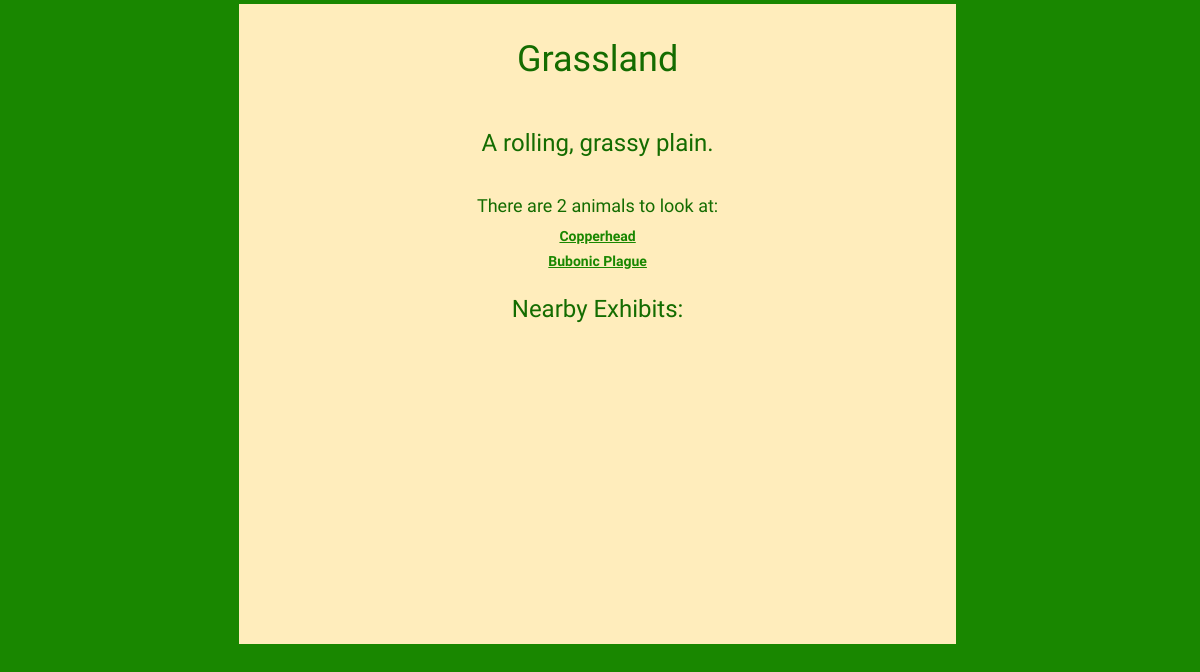
The page /applic/exhibit/1 on the database as committed earlier.
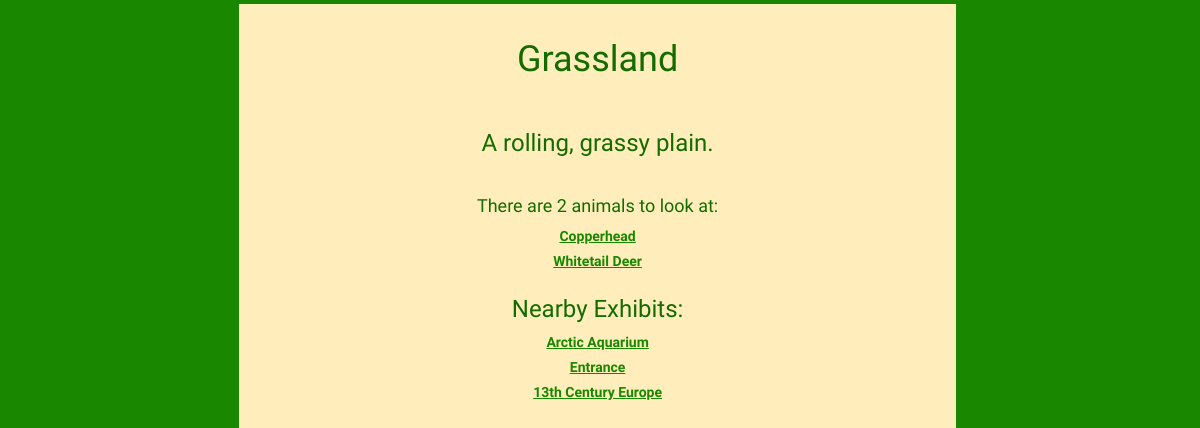
The same page on the database as committed later.
### applic/models.py (models this page shows, shortened)
class Exhibit(models.Model):
	EXIT = (
	("T", "Yes"),
	("F", "No"),
	)
	name = models.CharField(max_length=200, help_text="Enter the exhibit name", default="")
	description = models.CharField(max_length=200, help_text="Enter the exhibit description: ", default="")
	is_exit = models.CharField(max_length=1, choices=EXIT, blank=True, default='m', help_text="Is this exhibit an exit?")
	neighbors = models.ManyToManyField("self",help_text="Pick this exhibit's neighbors",blank=True)
	animals = models.ManyToManyField(Animal, help_text="Add animals to this exhibit", blank=True)
	def __str__(self):
		return self.name
	def get_absolute_url(self):
		return reverse('exhibit', args=[str(self.id)])

class Animal(models.Model):
	name = models.CharField(max_length=60, help_text="Enter the name of the animal: ", default="")
	nickname = models.CharField(max_length=60, help_text="Enter the nickname of the animal:", default="")
	sci_name = models.CharField(max_length=100, help_text="Enter the scientific name of the animal:", default="")
	DIET_CHOICE = (
	("C", "Carnviore"),
	("O", "Omnivore"),
	("H", "Herbivore"),
	)
	diet = models.CharField(max_length=1, choices=DIET_CHOICE, blank=True, default='m', help_text="Pick the animal's diet.")
	info = models.CharField(max_length=500, help_text="Enter the animal information: ", default="")
	inter = models.CharField(max_length=500, help_text="Enter the animal interaction information: ", default="")
	image_url = models.CharField(max_length=500, help_text="Paste an image url", default="")
	def get_absolute_url(self):
		return reverse('animal', args=[str(self.id)])

### applic/views.py (the view)
# urls.py: path("exhibit/<int:pk>", views.exhibit.as_view(), name="exhibit"),
class exhibit(generic.DetailView):
	model = Exhibit

### applic/templates/applic/exhibit_detail.html (shortened to what this page needs)
{% extends "base_zcoce.html" %}
{% block zcontent %}
<h1 class="title">{{ exhibit.name }}</h1>
<br>
<h3>{{ exhibit.description }}</h3>
<br>
<h4>There are {{exhibit.animals.count}} animals to look at:</h4>
{% for a in exhibit.animals.all %}
  <label><a href="{{ a.get_absolute_url }}">{{ a.name }}</a></label><br>
{% endfor %}
<h3>Nearby Exhibits:</h3>
{% for n in exhibit.neighbors.all %}
  <label> <a href="{{ n.get_absolute_url }}">{{ n }}</a> </label><br>
{% endfor %}
{% endblock %}

### applic/templates/base_zcoce.html (shortened to what this page needs)
<!DOCTYPE html>
<html lang="en">
<head>
  <link rel="stylesheet" href="https://maxcdn.bootstrapcdn.com/bootstrap/3.3.7/css/bootstrap.min.css">
  {% load static %}
  <link rel="stylesheet" href="{% static 'css/zcoce.css' %}">
</head>
<body>
<div id="main">
	<p>{% block zcontent %}{% endblock %}</p>
</div>
</body>
</html>

### applic/static/css/zcoce.css (style rules this page uses)
#main { text-align:center; background-color:#FFEDBC; width:59.8%;margin-left:19.9%;padding-bottom:26%; color:#146c00;font-family: 'Acme', sans-serif;font-size:1.0em }
a { color:#198700;text-decoration:underline;font-family: 'Acme', sans-serif; }
body { background-color:#198700; background-image:url("https://i.imgur.com/n4ofDwW.png");background-repeat:no-repeat; margin-top:-1.3%; background-size:20%; }
.title { padding-top:5%; }

Rows that differ between the two databases and show on the page:
no longer on this page (row edited): Animal: name "Bubonic Plague"
added Animal: name "Whitetail Deer"
now on this page (row unchanged): Exhibit: name "Arctic Aquarium"
now on this page (row unchanged): Exhibit: name "Entrance"
now on this page (row unchanged): Exhibit: name "13th Century Europe"
